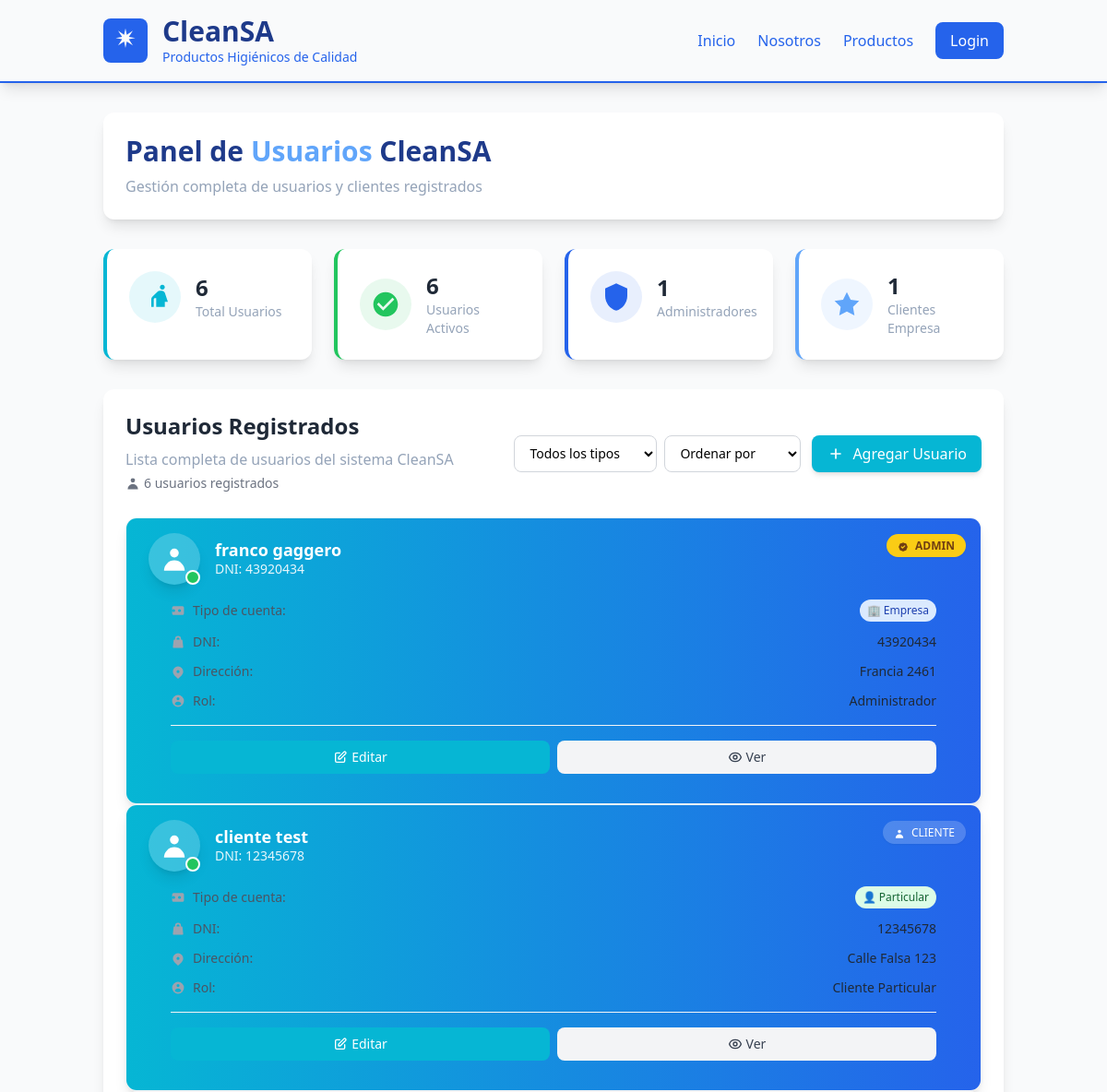
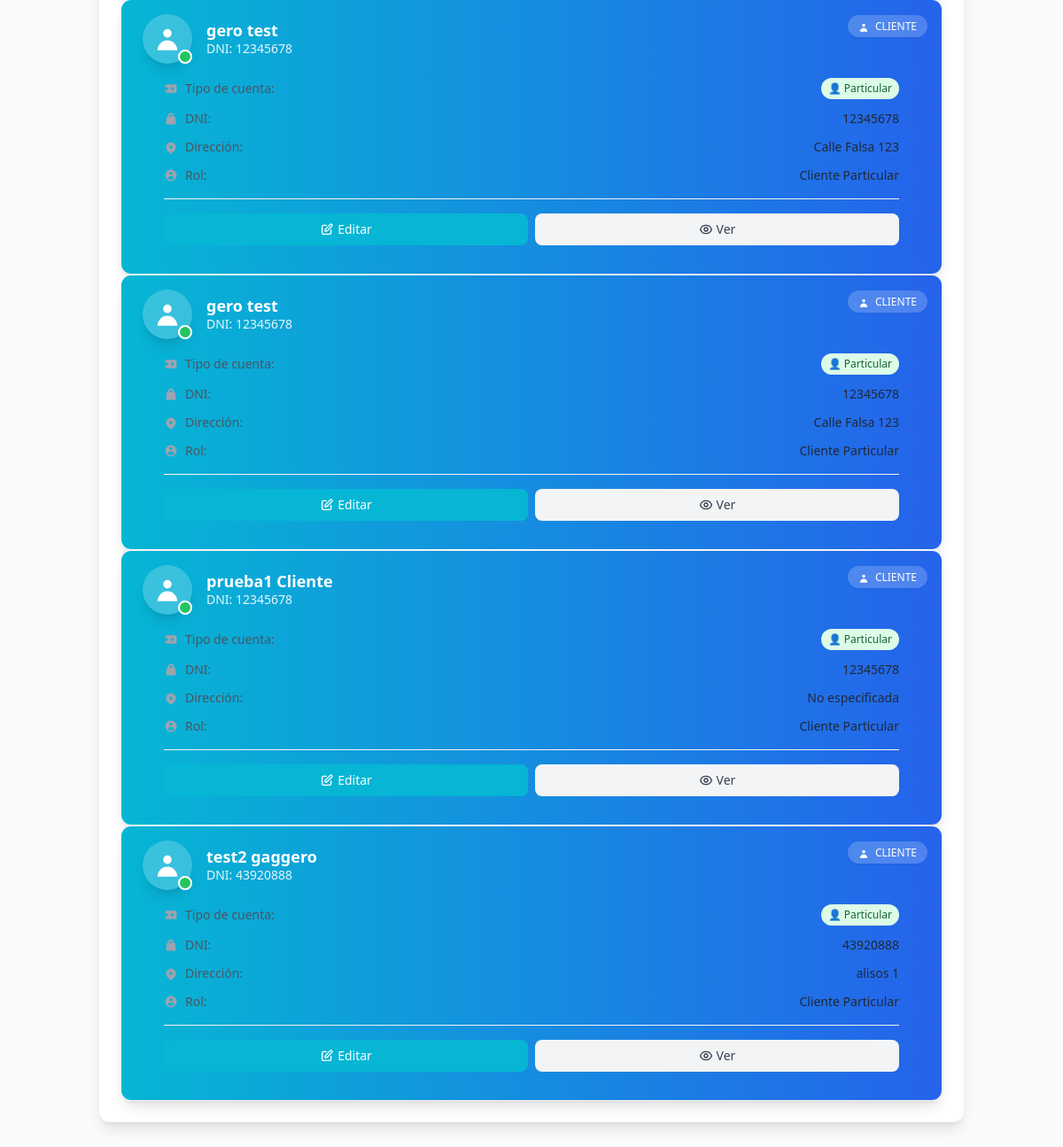
Page /admin/users/panel on the earlier database version (2 pictures, top to bottom).
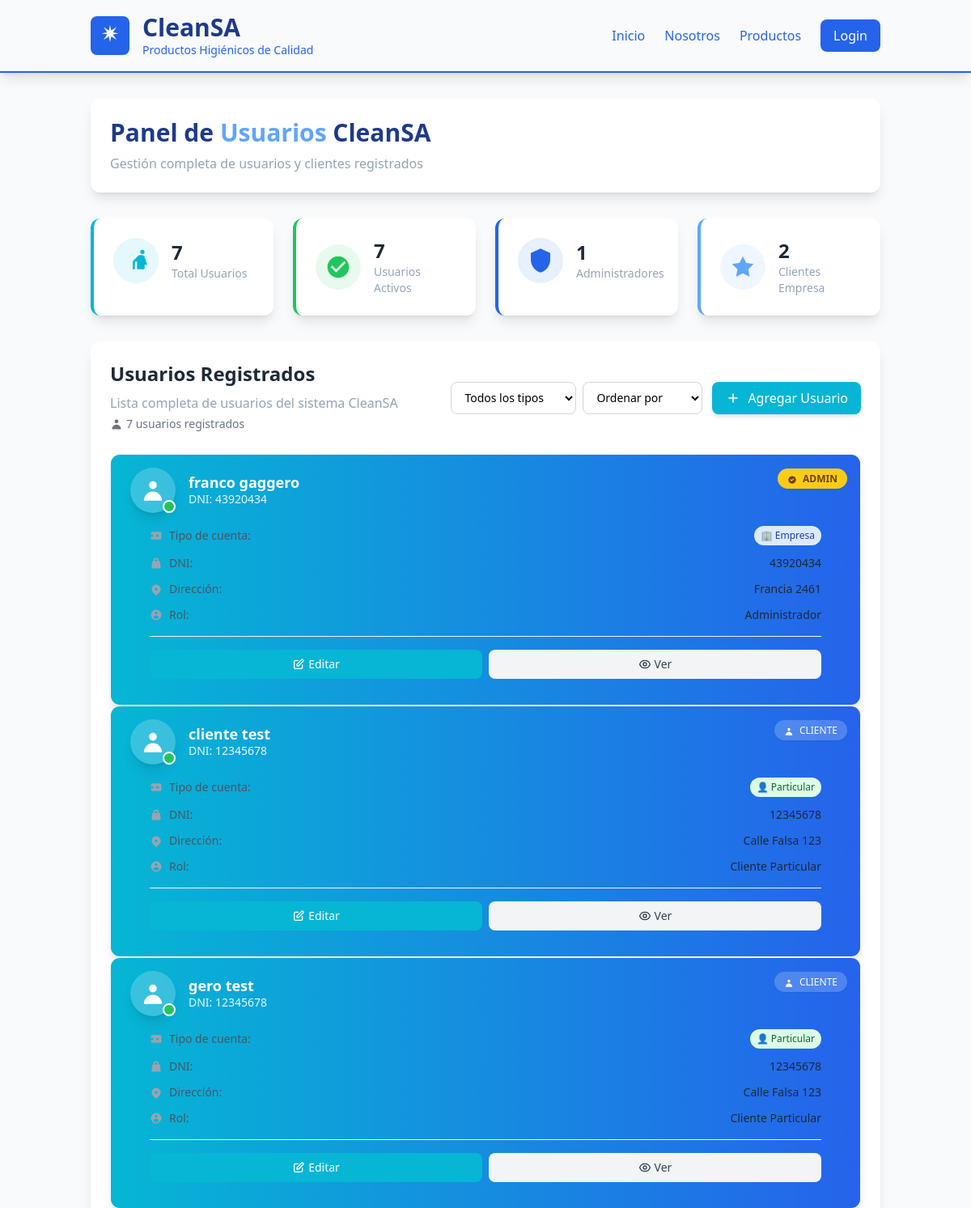
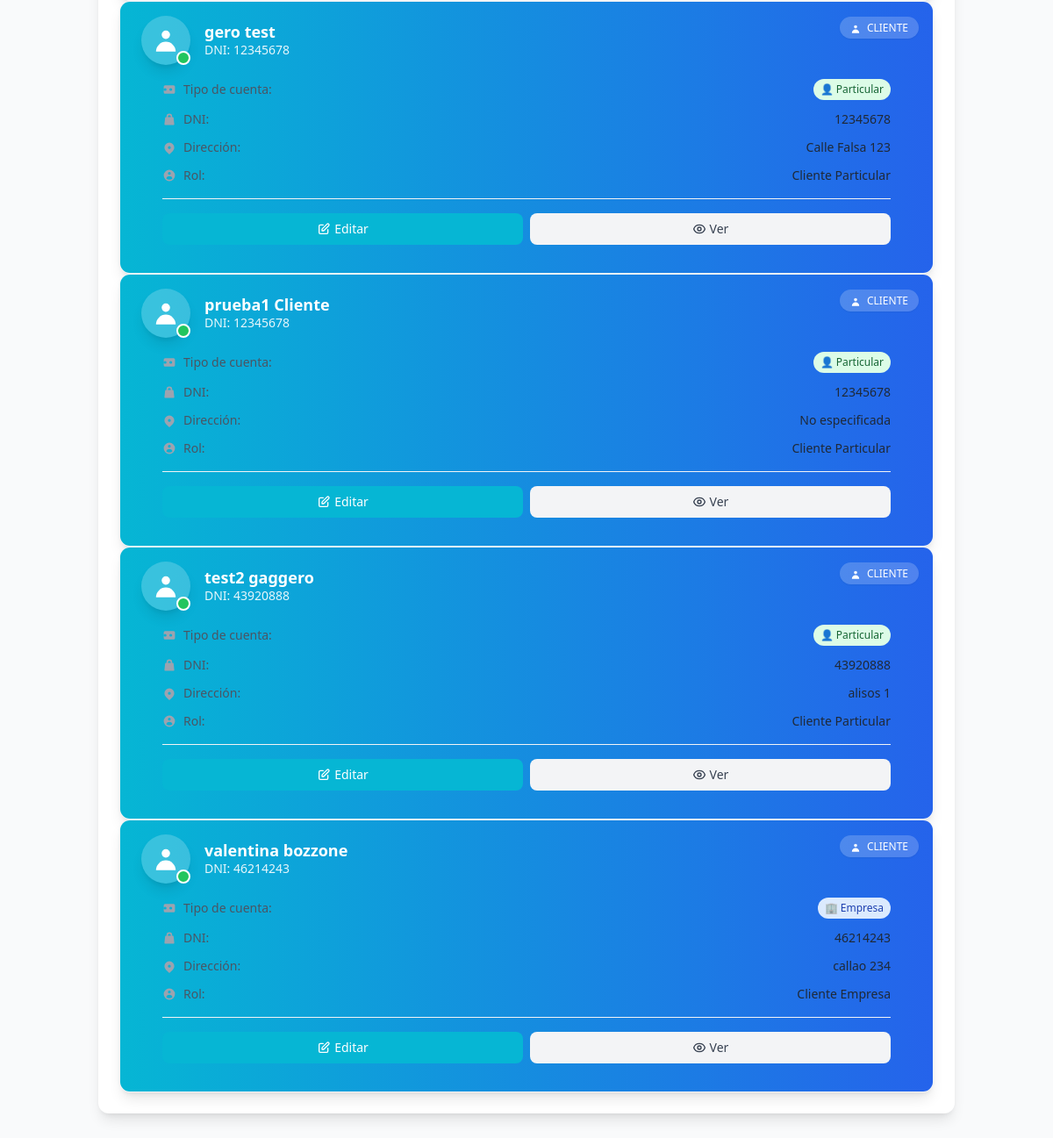
Same page on the later database version (2 pictures, top to bottom).
### models.py (models this page shows, shortened)
class Usuario (database.Model, UserMixin):
    __tablename__ = 'usuarios'
    id = database.Column(database.Integer, primary_key=True)
    nombre = database.Column(database.String(100), nullable=False)
    apellido = database.Column(database.String(100), nullable=False)
    password = database.Column(database.String(200), nullable=False)
    dni = database.Column(database.Integer, nullable=False)
    direccion = database.Column(database.String(100), nullable=False)
    fk_tipousuario = database.Column(database.Integer,database.ForeignKey('tipousuarios.id'), nullable=False)
    tipo = database.Column(database.Boolean, nullable=False)
    tipo_usuario = database.relationship('TipoUsuario', backref='usuarios')
    """"Verificación de tipo de usuario"""
    @property
    def es_admin(self):
        return self.fk_tipousuario == 1
    @property
    def es_empresa(self):
        return self.tipo == True

### app/blueprints/users.py (the view)
@users_bp.route('/panel')
def panel():
    usuarios = Usuario.query.all()
    return render_template('panel_usuarios.html', usuarios=usuarios)

### app/templates/panel_usuarios.html (shortened to what this page needs)
    <!DOCTYPE html>
<html lang="es">
<head>
    <script src="https://cdn.tailwindcss.com"></script>
</head>
<body class="bg-smoke-white min-h-screen">
    {% include 'components/nav.html' %}
    <main class="container mx-auto px-6 py-8">
        <div class="bg-white rounded-xl shadow-lg p-6 mb-8">
            <div class="flex flex-col md:flex-row md:items-center md:justify-between">
                <div>
                    <h1 class="text-3xl font-bold text-dark-teal mb-2">Panel de <span class="text-light-blue">Usuarios</span> CleanSA</h1>
                    <p class="text-soft-gray">Gestión completa de usuarios y clientes registrados</p>
                </div>
            </div>
        </div>
        <div class="grid grid-cols-1 md:grid-cols-4 gap-6 mb-8">
            <div class="bg-white rounded-xl shadow-lg p-6 border-l-4 border-light-teal">
                <div class="flex items-center">
                    <div class="bg-light-teal bg-opacity-10 rounded-full p-3 mr-4">
                        <svg class="w-8 h-8 text-light-teal" fill="currentColor" viewBox="0 0 24 24">
                            <path d="M16 4c0-1.11.89-2 2-2s2 .89 2 2-.89 2-2 2-2-.89-2-2zm4 18v-6h2.5l-2.54-7.63A2.996 2.996 0 0 0 17.05 7H16c-.8 0-1.54.31-2.1.83l-3.88 3.88C9.43 12.3 9 13.1 9 14v6h2v-6c0-.55.45-1 1-1h1v7h7z"/>
                        </svg>
                    </div>
                    <div>
                        <h3 class="text-2xl font-bold text-gray-800">{{ usuarios|length if usuarios else 0 }}</h3>
                        <p class="text-soft-gray text-sm">Total Usuarios</p>
                    </div>
                </div>
            </div>
            <div class="bg-white rounded-xl shadow-lg p-6 border-l-4 border-warm-green">
                <div class="flex items-center">
                    <div class="bg-warm-green bg-opacity-10 rounded-full p-3 mr-4">
                        <svg class="w-8 h-8 text-warm-green" fill="currentColor" viewBox="0 0 24 24">
                            <path d="M12 2C6.48 2 2 6.48 2 12s4.48 10 10 10 10-4.48 10-10S17.52 2 12 2zm-2 15l-5-5 1.41-1.41L10 14.17l7.59-7.59L19 8l-9 9z"/>
                        </svg>
                    </div>
                    <div>
                        <h3 class="text-2xl font-bold text-gray-800">{{ usuarios|length if usuarios else 0 }}</h3>
                        <p class="text-soft-gray text-sm">Usuarios Activos</p>
                    </div>
                </div>
            </div>
            <div class="bg-white rounded-xl shadow-lg p-6 border-l-4 border-pro-blue">
                <div class="flex items-center">
                    <div class="bg-pro-blue bg-opacity-10 rounded-full p-3 mr-4">
                        <svg class="w-8 h-8 text-pro-blue" fill="currentColor" viewBox="0 0 24 24">
                            <path d="M12 1L3 5v6c0 5.55 3.84 10.74 9 12 5.16-1.26 9-6.45 9-12V5l-9-4z"/>
                        </svg>
                    </div>
                    <div>
                        <h3 class="text-2xl font-bold text-gray-800">
                            {% set admin_count = usuarios|selectattr('es_admin')|list|length if usuarios else 0 %}
                            {{ admin_count }}
                        </h3>
                        <p class="text-soft-gray text-sm">Administradores</p>
                    </div>
                </div>
            </div>
            <div class="bg-white rounded-xl shadow-lg p-6 border-l-4 border-light-blue">
                <div class="flex items-center">
                    <div class="bg-light-blue bg-opacity-10 rounded-full p-3 mr-4">
                        <svg class="w-8 h-8 text-light-blue" fill="currentColor" viewBox="0 0 24 24">
                            <path d="M12 2l3.09 6.26L22 9.27l-5 4.87 1.18 6.88L12 17.77l-6.18 3.25L7 14.14 2 9.27l6.91-1.01L12 2z"/>
                        </svg>
                    </div>
                    <div>
                        <h3 class="text-2xl font-bold text-gray-800">
                            {% set empresa_count = usuarios|selectattr('es_empresa')|list|length if usuarios else 0 %}
                            {{ empresa_count }}
                        </h3>
                        <p class="text-soft-gray text-sm">Clientes Empresa</p>
                    </div>
                </div>
            </div>
        </div>
        <div class="bg-white rounded-xl shadow-lg p-6">
            <div class="flex flex-col md:flex-row md:items-center md:justify-between mb-6">
                <div>
                    <h2 class="text-2xl font-bold text-gray-800 mb-2">Usuarios Registrados</h2>
                    <p class="text-soft-gray">Lista completa de usuarios del sistema CleanSA</p>
                    <p class="text-sm text-gray-500 mt-1">
                        <span class="inline-flex items-center">
                            <svg class="w-4 h-4 mr-1" fill="currentColor" viewBox="0 0 20 20">
                                <path fill-rule="evenodd" d="M10 9a3 3 0 100-6 3 3 0 000 6zm-7 9a7 7 0 1114 0H3z" clip-rule="evenodd"/>
                            </svg>
                            {{ usuarios|length if usuarios else 0 }} usuario{{ 's' if usuarios and usuarios|length != 1 else '' }} registrado{{ 's' if usuarios and usuarios|length != 1 else '' }}
                        </span>
                    </p>
                </div>
                <div class="mt-4 md:mt-0 flex flex-col sm:flex-row gap-3">
                    {% if usuarios and usuarios|length > 0 %}
                    <div class="flex gap-2">
                        <select class="bg-white border border-gray-300 rounded-lg px-3 py-2 text-sm focus:ring-2 focus:ring-pro-blue focus:border-pro-blue">
                            <option value="">Todos los tipos</option>
                        </select>
                        <select class="bg-white border border-gray-300 rounded-lg px-3 py-2 text-sm focus:ring-2 focus:ring-pro-blue focus:border-pro-blue">
                            <option value="">Ordenar por</option>
                        </select>
                    </div>
                    {% endif %}
                    <button class="bg-light-teal hover:bg-pro-blue text-white font-medium py-2 px-4 rounded-lg transition-colors duration-200 flex items-center shadow-md hover:shadow-lg whitespace-nowrap">
                        <svg class="w-5 h-5 mr-2" fill="none" stroke="currentColor" viewBox="0 0 24 24">
                            <path stroke-linecap="round" stroke-linejoin="round" stroke-width="2" d="M12 6v6m0 0v6m0-6h6m-6 0H6"/>
                        </svg>
                        Agregar Usuario
                    </button>
                </div>
            </div>
            {% if usuarios and usuarios|length > 0 %}
                <div class="users-grid">
                    {% for usuario in usuarios %}
                        <div class="user-card">
                            {% include 'components/usuario.html' %}
                        </div>
                    {% endfor %}
                </div>
            {% endif %}
        </div>
    </main>
</body>
</html>

### app/templates/components/usuario.html (shortened to what this page needs)
<div class="w-full bg-white rounded-xl shadow-lg hover:shadow-xl transition-all duration-300 border border-gray-100 overflow-hidden group h-full flex flex-col">
    <div class="bg-gradient-to-r from-light-teal to-pro-blue px-6 py-4 relative">
        <div class="flex items-center">
            <div class="relative">
                <div class="w-14 h-14 rounded-full bg-white bg-opacity-20 border-3 border-white shadow-lg flex items-center justify-center">
                    <svg class="w-8 h-8 text-white" fill="currentColor" viewBox="0 0 20 20">
                        <path fill-rule="evenodd" d="M10 9a3 3 0 100-6 3 3 0 000 6zm-7 9a7 7 0 1114 0H3z" clip-rule="evenodd"/>
                    </svg>
                </div>
                <div class="absolute bottom-0 right-0 w-4 h-4 bg-warm-green rounded-full border-2 border-white"></div>
            </div>
            <div class="ml-4 flex-1">
                <h3 class="text-lg font-bold text-white leading-tight">{{ usuario.nombre }} {{ usuario.apellido }}</h3>
                <p class="text-white text-sm opacity-90">DNI: {{ usuario.dni }}</p>
            </div>
        </div>
        <div class="absolute top-4 right-4">
            {% if usuario.es_admin %}
                <span class="bg-yellow-400 text-yellow-900 px-3 py-1 rounded-full text-xs font-bold shadow-sm">
                    ADMIN
                </span>
            {% else %}
                <span class="bg-white bg-opacity-20 text-white px-3 py-1 rounded-full text-xs font-medium shadow-sm backdrop-blur-sm">
                    <svg class="w-3 h-3 inline mr-1" fill="currentColor" viewBox="0 0 20 20">
                        <path fill-rule="evenodd" d="M10 9a3 3 0 100-6 3 3 0 000 6zm-7 9a7 7 0 1114 0H3z" clip-rule="evenodd"/>
                    </svg>
                    CLIENTE
                </span>
            {% endif %}
    </div>
    <div class="px-6 py-4 flex-1 flex flex-col">
        <div class="space-y-3 mb-4 flex-1">
            <div class="flex items-center justify-between">
                <div class="flex items-center">
                    <svg class="w-4 h-4 text-gray-400 mr-2" fill="currentColor" viewBox="0 0 20 20">
                        <path fill-rule="evenodd" d="M4 4a2 2 0 00-2 2v8a2 2 0 002 2h12a2 2 0 002-2V6a2 2 0 00-2-2H4zm2 6a2 2 0 11-4 0 2 2 0 014 0zm8 0a2 2 0 11-4 0 2 2 0 014 0z" clip-rule="evenodd"/>
                    </svg>
                    <span class="text-sm text-gray-600">Tipo de cuenta:</span>
                </div>
                {% if usuario.es_empresa %}
                    <span class="bg-blue-100 text-blue-800 px-2 py-1 rounded-full text-xs font-medium">
                        🏢 Empresa
                    </span>
                {% else %}
                    <span class="bg-green-100 text-green-800 px-2 py-1 rounded-full text-xs font-medium">
                        👤 Particular
                    </span>
                {% endif %}
            </div>
            <div class="flex items-center justify-between">
                <div class="flex items-center">
                    <svg class="w-4 h-4 text-gray-400 mr-2" fill="currentColor" viewBox="0 0 20 20">
                        <path fill-rule="evenodd" d="M10 2a4 4 0 00-4 4v1H5a1 1 0 00-.994.89l-1 9A1 1 0 004 18h12a1 1 0 00.994-1.11l-1-9A1 1 0 0015 7h-1V6a4 4 0 00-4-4zM8 6a2 2 0 114 0v1H8V6z" clip-rule="evenodd"/>
                    </svg>
                    <span class="text-sm text-gray-600">DNI:</span>
                </div>
                <span class="text-sm font-medium text-gray-800">{{ usuario.dni }}</span>
            </div>
            <div class="flex items-start justify-between">
                <div class="flex items-center">
                    <svg class="w-4 h-4 text-gray-400 mr-2 mt-0.5" fill="currentColor" viewBox="0 0 20 20">
                        <path fill-rule="evenodd" d="M5.05 4.05a7 7 0 119.9 9.9L10 18.9l-4.95-4.95a7 7 0 010-9.9zM10 11a2 2 0 100-4 2 2 0 000 4z" clip-rule="evenodd"/>
                    </svg>
                    <span class="text-sm text-gray-600">Dirección:</span>
                </div>
                <span class="text-sm font-medium text-gray-800 text-right flex-1 ml-2">{{ usuario.direccion }}</span>
            </div>
            <div class="flex items-center justify-between">
                <div class="flex items-center">
                    <svg class="w-4 h-4 text-gray-400 mr-2" fill="currentColor" viewBox="0 0 20 20">
                        <path fill-rule="evenodd" d="M18 10a8 8 0 11-16 0 8 8 0 0116 0zm-6-3a2 2 0 11-4 0 2 2 0 014 0zm-2 4a5 5 0 00-4.546 2.916A5.986 5.986 0 0010 16a5.986 5.986 0 004.546-2.084A5 5 0 0010 11z" clip-rule="evenodd"/>
                    </svg>
                    <span class="text-sm text-gray-600">Rol:</span>
                </div>
                <span class="text-sm font-medium text-gray-800">
                    {% if usuario.es_admin %}
                        Administrador
                    {% elif usuario.es_empresa %}
                        Cliente Empresa
                    {% else %}
                        Cliente Particular
                    {% endif %}
                </span>
            </div>
        </div>
        <div class="flex gap-2 pt-4 border-t border-gray-100">
            <a href="{{ url_for('users.edit_user', user_id=usuario.id) }}" class="flex-1 bg-light-teal hover:bg-pro-blue text-white font-medium py-2 px-4 rounded-lg transition-colors duration-200 text-sm flex items-center justify-center">
                <svg class="w-4 h-4 mr-1" fill="none" stroke="currentColor" viewBox="0 0 24 24">
                    <path stroke-linecap="round" stroke-linejoin="round" stroke-width="2" d="M11 5H6a2 2 0 00-2 2v11a2 2 0 002 2h11a2 2 0 002-2v-5m-1.414-9.414a2 2 0 112.828 2.828L11.828 15H9v-2.828l8.586-8.586z"/>
                </svg>
                Editar
            </a>
            <a href="{{ url_for('users.view_user', user_id=usuario.id) }}" class="flex-1 bg-gray-100 hover:bg-gray-200 text-gray-700 font-medium py-2 px-4 rounded-lg transition-colors duration-200 text-sm flex items-center justify-center">
                Ver
            </a>
        </div>
    </div>
</div>

Differences in the rows shown:
added Usuario: nombre "valentina", apellido "bozzone", dni "46214243", shows "CLIENTE", tipo "🏢 Empresa", direccion "callao 234"
Other differences:
{{ usuarios|length if usuarios else 0 }}: "6" → "7"
{{ empresa_count }}: "1" → "2"
